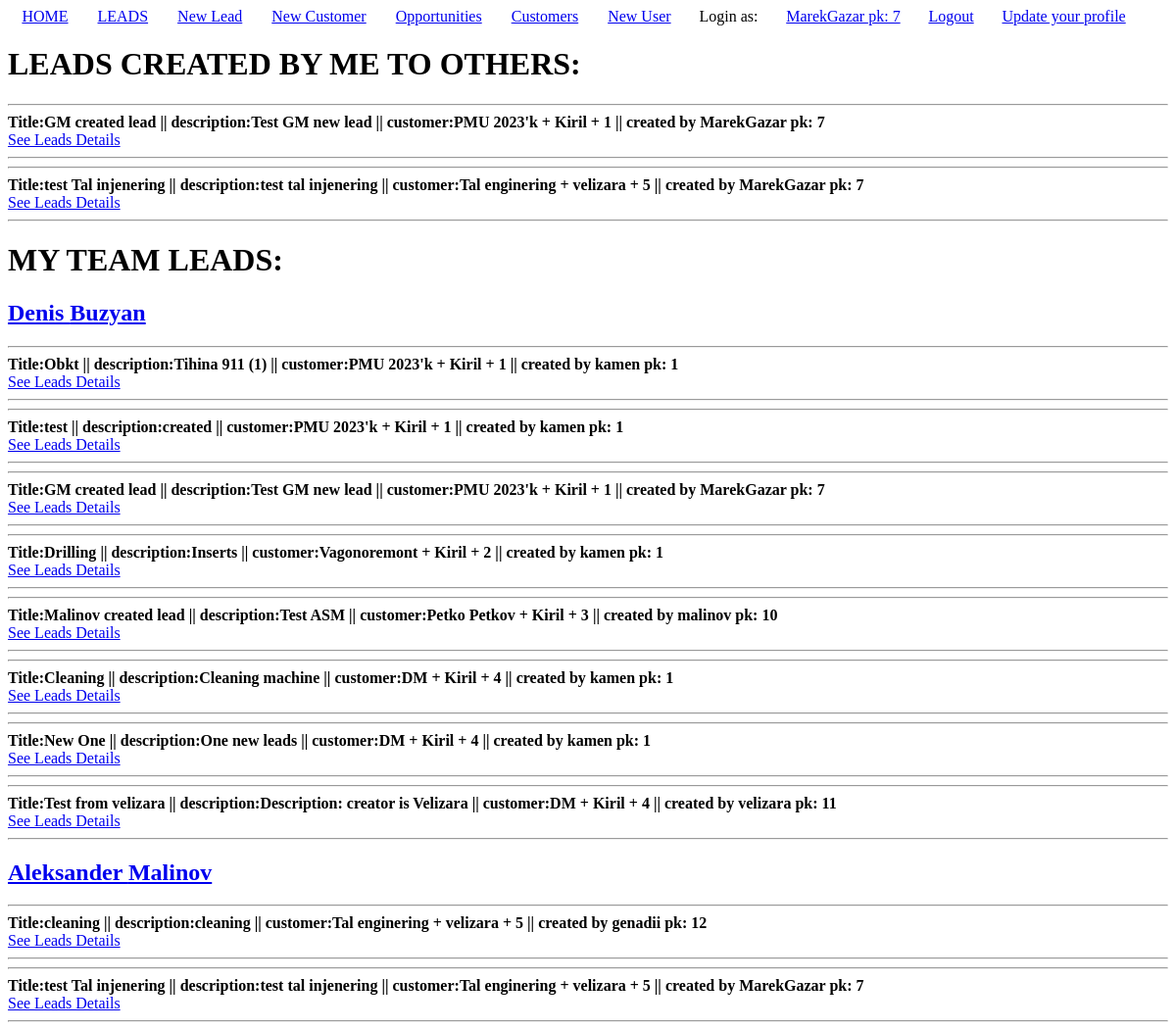
Before: /leads/all/ (signed in) with the older database file.
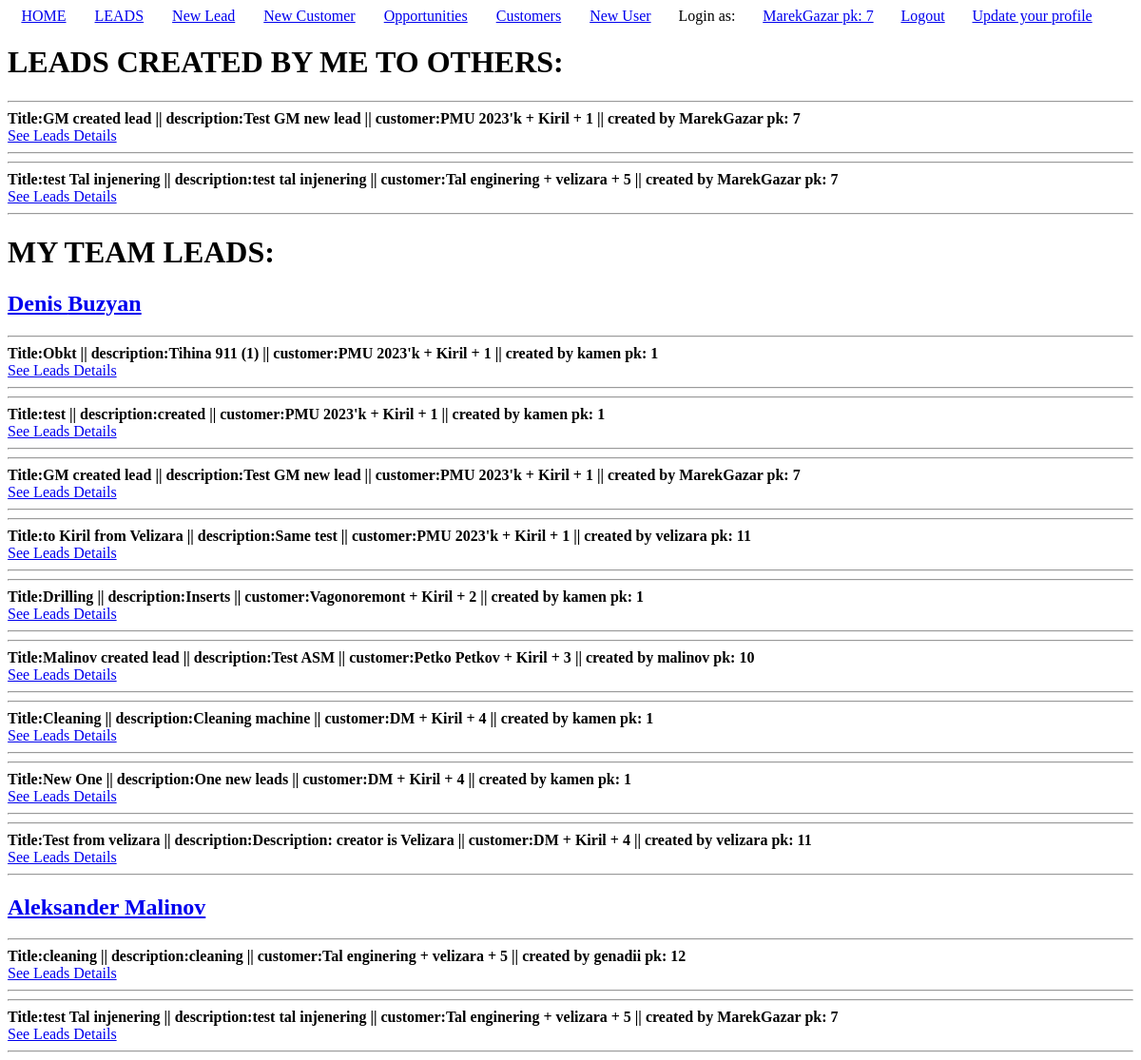
After: the same page with the newer database file.
### leads/models.py (models this page shows)
class Lead(models.Model):
    title = models.CharField(max_length=33)
    description = models.TextField(max_length=400)
    customer = models.ForeignKey(Customer, on_delete=models.CASCADE)
    created_by = models.ForeignKey(Agent, on_delete=models.SET_NULL, null=True)
    def __str__(self):
        return f'{self.customer.name} - {self.title} pk: {self.pk}'

class Customer(models.Model):
    name = models.CharField(max_length=33, unique=True)
    salesman = models.ForeignKey(Salesman, on_delete=models.SET_NULL, null=True)
    def __str__(self):
        return f'{self.name} + {self.salesman} + {self.pk}'

### agents/models.py (models this page shows)
class Salesman(models.Model):
    user = models.OneToOneField(Agent, on_delete=models.CASCADE)
    manager = models.ForeignKey(Manager, on_delete=models.SET_NULL, null=True)
    first_name = models.CharField(max_length=30, null=True, blank=True)
    last_name = models.CharField(max_length=30, null=True, blank=True)
    email = models.EmailField(null=True, blank=True)
    phone_number = models.CharField(max_length=10, null=True, blank=True)
    def __str__(self):
        return self.user.username

class Agent(AbstractUser):
    is_salesman = models.BooleanField(default=False)
    is_manager = models.BooleanField(default=False)
    is_general_manager = models.BooleanField(default=False)
    def __str__(self):
        return  self.username + ' pk: ' + str(self.pk)

class Manager(models.Model):
    user = models.OneToOneField(Agent, on_delete=models.CASCADE)
    general_manager = models.ForeignKey(GeneralManager, on_delete=models.SET_NULL, null=True)
    first_name = models.CharField(max_length=30, null=True, blank=True)
    last_name = models.CharField(max_length=30, null=True, blank=True)
    email = models.EmailField(null=True, blank=True)
    phone_number = models.CharField(max_length=10, null=True, blank=True)
    def __str__(self):
        return self.user.username

### leads/views.py (the view)
# urls.py: path('all/', lead_list, name='lead-list'),
@login_required
def lead_list(request):
    obj_list = {}
    current_user_obj_list = Lead.objects.filter(customer__salesman__user=request.user)
    leads_created_by_current_user = Lead.objects.filter(created_by=request.user)\
        .exclude(customer__salesman__user=request.user)
    if request.user.is_manager:
        manager_salesmen = Salesman.objects.filter(manager=request.user.manager)
        for salesman in manager_salesmen:
            salesman_obj_list = Lead.objects.filter(created_by=salesman.user)
            obj_list[salesman] = salesman_obj_list
    elif request.user.is_general_manager:
        managers = Manager.objects.all()
        for manager in managers:
            manager_obj_list = Lead.objects.filter(customer__salesman__manager__id=manager.id)
            obj_list[manager] = manager_obj_list
    context = {
        'obj_list': obj_list,
        'current_user_obj_list': current_user_obj_list,
        'leads_created_by_current_user': leads_created_by_current_user,
    }
    print(obj_list)
    return render(request, 'lead_list.html', context)

### leads/templates/lead_list.html (shortened to what this page needs)
{% include 'base.html' %}
{% block content %}
    <h1>LEADS CREATED BY ME TO OTHERS:</h1>
    {% for obj in leads_created_by_current_user %}
        <hr>
        <h4 style="margin: 0;">Title:{{obj.title}} || description:{{obj.description}} || customer:{{obj.customer}} || created by {{obj.created_by}}</h4>
        <a href="{% url 'lead-detail' obj.pk %}">See Leads Details</a>
        <hr>
    {% endfor %}
    <h1>MY TEAM LEADS:</h1>
    {% for key, value in obj_list.items %}
       <a href="{% url 'profile-details' key.user.id %}"><h2>{{key.first_name}} {{key.last_name}}</h2></a>
        {% for obj in value %}
            <hr>
            <h4 style="margin: 0;">Title:{{obj.title}} || description:{{obj.description}} || customer:{{obj.customer}} || created by {{obj.created_by}}</h4>
            <a href="{% url 'lead-detail' obj.pk %}">See Leads Details</a>
            <hr>
        {% endfor %}
    {% endfor %}
{% endblock content %}

Changed rows visible on the page:
added Lead: title "to Kiril from Velizara", description "Same test", customer "PMU 2023'k + Kiril + 1", created_by "velizara pk: 11", shown under Manager "Denis"
